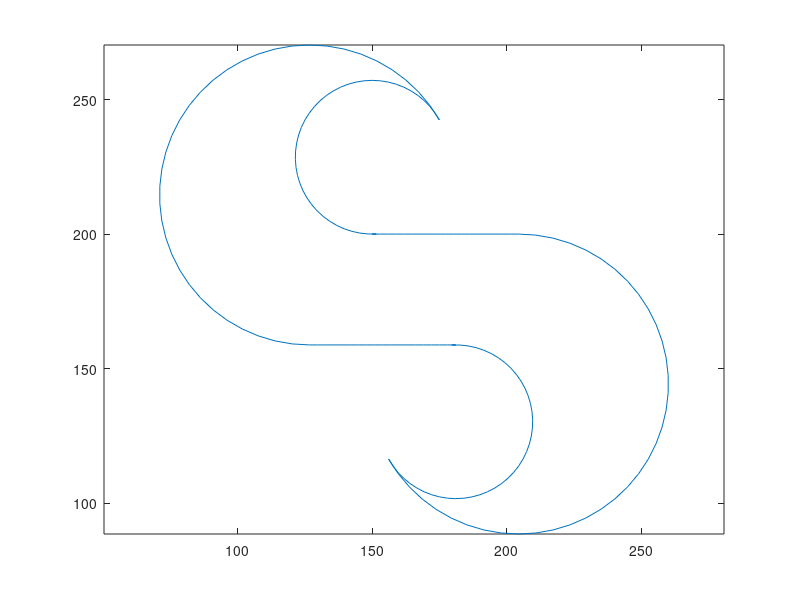

Recreate this plot in MATLAB.
clear;
clc;
%based on LEFT arm system
%TBD variables:l1,l2,dx,dy,ang1,ang2,xpc,ypx,r,desiredspace.
l1 = 207; %length of 1st arm
l2 = 297; %length of 2rd arm
dx = 113;
dy = 77.5;
offsetd = [dx,dy]; 
%distance offset between the end of 1st arm and the original of the paper
%LEFT BOTTOM of the paper
%Suggestion:Please place the paper to make the left bottom node 
ang1 = 0;
ang2 = pi/2+asin(30/l2);
offseta = [ang1,ang2];
%angular offset of two arms:offseta(1) between the 1st arm and x axis.
%offseta(2) between 1&2 arms.
r = 28.567;  %Radius %%%%%%%%%%%%%%%%%%%%%%
xpc = 150; %%%%%%%%%%%%%%%%%%%%%%
ypc = 200+r; %%%%%%%%%%%%%%%%%%%%%%
Pc = [xpc,ypc]; %Center node
length = 2*pi*r;
desiredspace = 3; %%%%%%%%%%%%%%%%%%%%%%
step = floor(length/desiredspace);
%starts from the top node.
Coordinateprime(1,1) = xpc;
Coordinateprime(1,2) = ypc+r;
alphad = 2*pi/step;
for i=2:(step+1)
    alpha(i-1) = (i-1)*alphad;
    chord(i-1) = 2*r*sin(alpha(i-1)/2);
    alpha_chord_yaxis(i-1) = (pi-alpha(i-1))/2;
    Coordinateprime(i,1) = Coordinateprime(1,1)+chord(i-1).*sin(alpha_chord_yaxis(i-1));
    Coordinateprime(i,2) = Coordinateprime(1,2)-chord(i-1).*cos(alpha_chord_yaxis(i-1));
    if alpha(i-1) > 2*pi*(90-33.371)/360
        break;
    end
end
sizec=size(Coordinateprime);
S=sizec(1);
for i=1:S
    Coordinate(i,1)=Coordinateprime(S-i+1,1);
    Coordinate(i,2)=Coordinateprime(S-i+1,2);
end
for i=2:(4*S+1)
    alpha(i-1) = (i-1)*alphad;
    chord(i-1) = 2*r*sin(alpha(i-1)/2);
    alpha_chord_yaxis(i-1) = (pi-alpha(i-1))/2;
    Coordinate(i+S-1,1) = Coordinate(S,1)-chord(i-1).*sin(alpha_chord_yaxis(i-1));
    Coordinate(i+S-1,2) = Coordinate(S,2)-chord(i-1).*cos(alpha_chord_yaxis(i-1));
    if alpha(i-1) > pi
        break;
    end
end
sizec=size(Coordinate);
S=sizec(1);
Coordinate(S+1,1)=150;
Coordinate(S+1,2)=200;

%line
xp1 = 150;
yp1 = 200;
xp2 = 150+54.375;
yp2 = 200;
P1 = [xp1,yp1]; %Start node
P2 = [xp2,yp2]; %End node
length = sqrt((xp2-xp1)^2+(yp2-yp1)^2);
desiredspace = 3;
step = floor(length/desiredspace);
for i=1:(step+1)
    Coordinate(i+S+1,1) = xp1+(i-1)*(xp2-xp1)/step;
    Coordinate(i+S+1,2) = yp1+(i-1)*(yp2-yp1)/step;
end


sizec = size(Coordinate);
S=sizec(1);
xpc2 = 204.375;
ypc2 = 144.256;
r2 = 55.743;  %Radius
alphad = 2*pi/(step*3);
Coordinate(S+1,1) = xpc2;
Coordinate(S+1,2) = ypc2+r2;
for i=2:5*(step+1)
    alpha(i-1) = (i-1)*alphad;
    chord(i-1) = 2*r2*sin(alpha(i-1)/2);
    alpha_chord_yaxis(i-1) = (pi-alpha(i-1))/2;
    Coordinate(S+i,1) = Coordinate(S+1,1)+chord(i-1).*sin(alpha_chord_yaxis(i-1));
    Coordinate(S+i,2) = Coordinate(S+1,2)-chord(i-1).*cos(alpha_chord_yaxis(i-1));
    if alpha(i-1) > 1.5*pi-0.5824
        break;
    end
end

sizec = size(Coordinate);
S=sizec(1);

xcenter=(Coordinate(1,1)+Coordinate(S,1))/2;
ycenter=(Coordinate(1,2)+Coordinate(S,2))/2;

for i=1:S
    Coordinate(S+i,1)=2*xcenter-Coordinate(i,1);
    Coordinate(S+i,2)=2*ycenter-Coordinate(i,2);
end

sizec = size(Coordinate);
S=sizec(1);


%Positive angular value corresponds to anti-clockwise rotation.
D = zeros(S,1);
for i = 1:S
    D(i) = sqrt((dx-Coordinate(i,1))^2+(dy+Coordinate(i,2))^2);
    theta2defi(i) = -360/2/pi*(offseta(2)-acos((l1^2+l2^2-D(i)^2)/(2*l1*l2)));
    theta_between_Dl1(i) = acos((l1^2+D(i)^2-l2^2)/(2*D(i)*l1));
    theta_node_rod1rotationcenter(i) = atan2(dy+Coordinate(i,2),Coordinate(i,1)-dx);
    theta1defi(i) = -360/2/pi*(pi-theta_between_Dl1(i)-theta_node_rod1rotationcenter(i));
end


%read rot1&rot2
rot1(1) = theta1defi(1);
rot2(1) = theta2defi(1);
for i = 2:S
    rot1(i) = theta1defi(i)-theta1defi(i-1);
    rot2(i) = theta2defi(i)-theta2defi(i-1);
end
%returning command on Arduino.
plot(Coordinate(:,1),Coordinate(:,2));
axis equal;